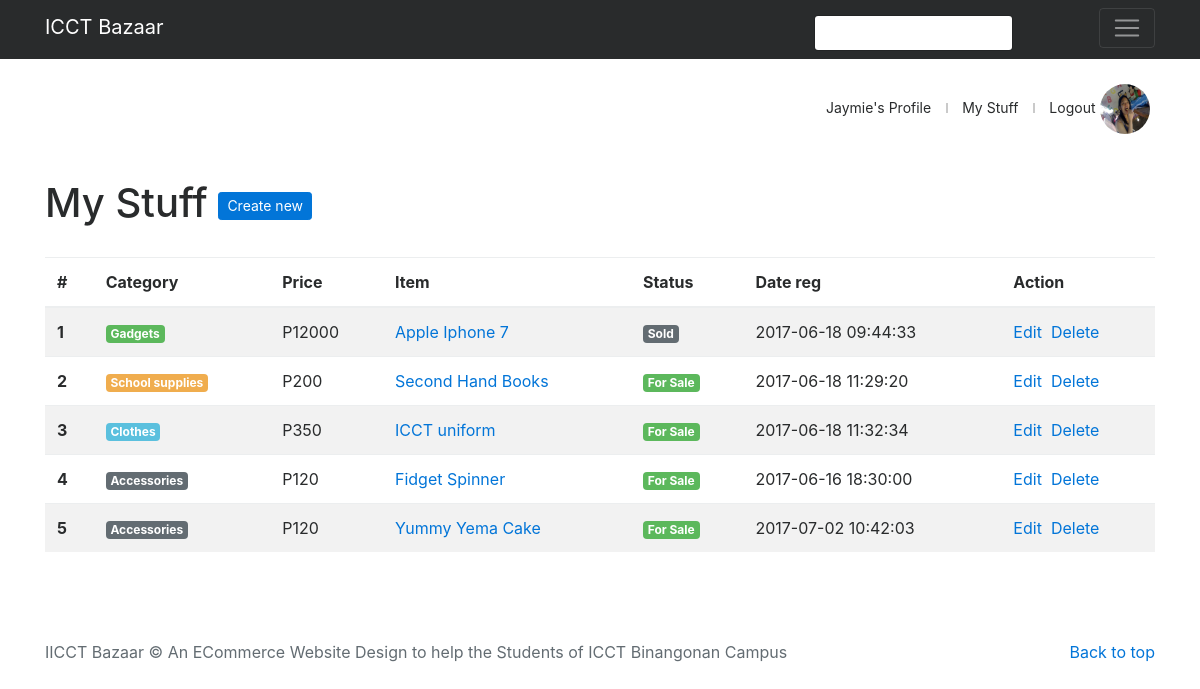
The page /mystuff.php (signed in) on the database its author committed.
### tables this page shows
CREATE TABLE `tb_site_info` (
  `id` int(11) NOT NULL,
  `title` varchar(50) NOT NULL,
  `tagline` text NOT NULL
);

CREATE TABLE `tb_items` (
  `id` int(11) NOT NULL,
  `user_id` int(11) NOT NULL,
  `item_category_id` int(11) NOT NULL,
  `name` varchar(100) NOT NULL,
  `price` double NOT NULL,
  `description` text NOT NULL,
  `date_posted` timestamp NOT NULL DEFAULT CURRENT_TIMESTAMP,
  `item_status_id` int(1) NOT NULL DEFAULT '0',
  `image_url` text NOT NULL,
  `is_active` tinyint(1) NOT NULL DEFAULT '1'
);

CREATE TABLE `tb_item_category` (
  `id` int(11) NOT NULL,
  `name` varchar(100) NOT NULL,
  `theme` text NOT NULL,
  `image_url` text NOT NULL
);

CREATE TABLE `tb_item_status` (
  `id` int(11) NOT NULL,
  `name` varchar(50) NOT NULL,
  `theme` text NOT NULL
);

### lib/meekrodb.2.3.class.php (called while the page is built, shortened)
<?php
class DB {
  protected static $mdb = null;
  public static function getMDB() {
    $mdb = DB::$mdb;
    if ($mdb === null) {
      $mdb = DB::$mdb = new MeekroDB();
    }
    $db_class_vars = get_class_vars('DB');
    return $mdb;
  }
  public static function query() { $args = func_get_args(); return call_user_func_array(array(DB::getMDB(), 'query'), $args); }
  public static function queryFirstRow() { $args = func_get_args(); return call_user_func_array(array(DB::getMDB(), 'queryFirstRow'), $args); }
  public static function queryFullColumns() { $args = func_get_args(); return call_user_func_array(array(DB::getMDB(), 'queryFullColumns'), $args); }
}
class MeekroDB {
  public $dbName = '';
  public $user = '';
  public $password = '';
  public $host = 'localhost';
  public $port = null;
  public $encoding = 'latin1';
  public $param_char = '%';
  public $named_param_seperator = '_';
  public $connect_options = array(MYSQLI_OPT_CONNECT_TIMEOUT => 30);
  public $internal_mysql = null;
  public function __construct($host=null, $user=null, $password=null, $dbName=null, $port=null, $encoding=null) {
    if ($host === null) $host = DB::$host;
    if ($user === null) $user = DB::$user;
    if ($password === null) $password = DB::$password;
    if ($dbName === null) $dbName = DB::$dbName;
    if ($port === null) $port = DB::$port;
    if ($encoding === null) $encoding = DB::$encoding;
    $this->host = $host;
    $this->user = $user;
    $this->password = $password;
    $this->dbName = $dbName;
    $this->port = $port;
    $this->encoding = $encoding;
  }
  public function get() {
    $mysql = $this->internal_mysql;
    if (!($mysql instanceof MySQLi)) {
      if (! $this->port) $this->port = ini_get('mysqli.default_port');
      $mysql = new mysqli();
      foreach ($this->connect_options as $key => $value) {
        $mysql->options($key, $value);
      }
      $mysql->set_charset($this->encoding);
      $this->internal_mysql = $mysql;
    }
    return $mysql;
  }
  protected function preparseQueryParams() {
    $args = func_get_args();
    $sql = trim(strval(array_shift($args)));
    $args_all = $args;
    if (count($args_all) == 0) return array($sql);
    $param_char_length = strlen($this->param_char);
    $named_seperator_length = strlen($this->named_param_seperator);
    $types = array(
      $this->param_char . 'll',
      $this->param_char . 'ls',
      $this->param_char . 'l',
      $this->param_char . 'li',
      $this->param_char . 'ld',
      $this->param_char . 'lb',
      $this->param_char . 'lt',
      $this->param_char . 's',
      $this->param_char . 'i',
      $this->param_char . 'd',
      $this->param_char . 'b',
      $this->param_char . 't',
      $this->param_char . '?',
      $this->param_char . 'ss'
    );
    $posList = array();
    foreach ($types as $type) {
      $lastPos = 0;
      while (($pos = strpos($sql, $type, $lastPos)) !== false) {
        $lastPos = $pos + 1;
        $posList[$pos] = $type;
      }
    }
    ksort($posList);
    $chunkyQuery = array();
    $pos_adj = 0;
    foreach ($posList as $pos => $type) {
      $type = substr($type, $param_char_length);
      $length_type = strlen($type) + $param_char_length;
      $new_pos = $pos + $pos_adj;
      $new_pos_back = $new_pos + $length_type;
      $arg_number_length = 0;
      if ($arg_number_length = strspn($sql, '0123456789', $new_pos_back)) {
        $arg_number = substr($sql, $new_pos_back, $arg_number_length);
        if (! array_key_exists($arg_number, $args_all)) $this->nonSQLError("Non existent argument reference (arg $arg_number): $sql");
        $arg = $args_all[$arg_number];
      } else {
        $arg = array_shift($args);
      }
      if ($new_pos > 0) $chunkyQuery[] = substr($sql, 0, $new_pos);
      if (is_object($arg) && ($arg instanceof WhereClause)) {
        list($clause_sql, $clause_args) = $arg->textAndArgs();
        array_unshift($clause_args, $clause_sql);
        $preparsed_sql = call_user_func_array(array($this, 'preparseQueryParams'), $clause_args);
        $chunkyQuery = array_merge($chunkyQuery, $preparsed_sql);
      } else {
        $chunkyQuery[] = array('type' => $type, 'value' => $arg);
      }
      $sql = substr($sql, $new_pos_back + $arg_number_length);
      $pos_adj -= $new_pos_back + $arg_number_length;
    }
    return $chunkyQuery;
  }
  protected function intval($var) {
    if (PHP_INT_SIZE == 8) return intval($var);
    return floor(doubleval($var));
  }
  protected function parseQueryParams() {
    $args = func_get_args();
    $chunkyQuery = call_user_func_array(array($this, 'preparseQueryParams'), $args);
    $query = '';
    $array_types = array('ls', 'li', 'ld', 'lb', 'll', 'lt');
    foreach ($chunkyQuery as $chunk) {
      if (is_string($chunk)) {
        $query .= $chunk;
        continue;
      }
      $type = $chunk['type'];
      $arg = $chunk['value'];
      $result = '';
      if ($type != '?') {
        $is_array_type = in_array($type, $array_types, true);
      }
      if ($type == 's') $result = $this->escape($arg);
      else if ($type == 'i') $result = $this->intval($arg);
      $query .= $result;
    }
    return $query;
  }
  protected function prependCall($function, $args, $prepend) { array_unshift($args, $prepend); return call_user_func_array($function, $args); }
  public function query() { $args = func_get_args(); return $this->prependCall(array($this, 'queryHelper'), $args, 'assoc'); }
  public function queryFullColumns() { $args = func_get_args(); return $this->prependCall(array($this, 'queryHelper'), $args, 'full'); }
  protected function queryHelper() {
    $args = func_get_args();
    $type = array_shift($args);
    $db = $this->get();
    $is_buffered = true;
    $row_type = 'assoc';
    $full_names = false;
    switch ($type) {
      case 'assoc':
        break;
      case 'full':
        $row_type = 'list';
        $full_names = true;
        break;
    }
    $sql = call_user_func_array(array($this, 'parseQueryParams'), $args);
    $result = $db->query($sql, $is_buffered ? MYSQLI_STORE_RESULT : MYSQLI_USE_RESULT);
    $return = array();
    if ($full_names) {
      $infos = array();
      foreach ($result->fetch_fields() as $info) {
        if (strlen($info->table)) $infos[] = $info->table . '.' . $info->name;
        else $infos[] = $info->name;
      }
    }
    while ($row = ($row_type == 'assoc' ? $result->fetch_assoc() : $result->fetch_row())) {
      if ($full_names) $row = array_combine($infos, $row);
      $return[] = $row;
    }
    return $return;
  }
  public function queryFirstRow() {
    $args = func_get_args();
    $result = call_user_func_array(array($this, 'query'), $args);
    return reset($result);
  }
}
?>

### mystuff.php (the view)
<?php
include('includes/header.php');
$user_id = $_SESSION['userdata']['id'];
$users_stuff = DB::queryFullColumns("SELECT * FROM tb_items
           LEFT JOIN tb_users
           ON tb_items.user_id = tb_users.id
           LEFT JOIN tb_item_category
           ON tb_items.item_category_id = tb_item_category.id
           LEFT JOIN tb_item_status
           ON tb_items.item_status_id = tb_item_status.id
           WHERE tb_users.id = %i ", $user_id );
?>
    <div id="main-content">
      <div class="container">
        <div class="row view-header" >
          <div class="col-sm-12">
            <h1>
              My Stuff <a href="addstuff.php" class="btn btn-sm btn-primary">Create new</a>
            </h1>
          </div>
        </div>
        <div class="row">
          <div class="col-sm-12 py-4">
            <table class="table table-striped">
            <thead>
              <tr>
                <th>#</th>
                <th>Category</th>
                <th>Price</th>
                <th>Item</th>
                <th>Status</th>
                <th>Date reg</th>
                <th>Action</th>
              </tr>
            </thead>
            <tbody>
              <?php foreach($users_stuff as $key=>$stuff) { ?>
              <tr>
                <th scope="row"><?php echo $key+1; ?></th>
                <td><span class="badge badge-<?php echo $stuff['tb_item_category.theme']; ?>"><?php echo $stuff['tb_item_category.name']; ?></span></td>
                <td>P<?php echo $stuff['tb_items.price']; ?></td>
                <td>
                  <a href="item.php?id=<?php echo $stuff['tb_items.id']; ?>">
                    <?php echo $stuff['tb_items.name']; ?>
                  </a>
                </td>
                <td><span class="badge badge-<?php echo $stuff['tb_item_status.theme']; ?>"><?php echo $stuff['tb_item_status.name']; ?></span></td>
                <td><?php echo $stuff['tb_items.date_posted']; ?></td>
                <td>
                  <a href="editstuff.php?id=<?php echo $stuff['tb_items.id']; ?>">Edit</a>&nbsp;
                  <a href="deletestuff.php?id=<?php echo $stuff['tb_items.id']; ?>">Delete</a>
                </td>
              </tr>
              <?php } ?>
            </tbody>
          </table>
          </div>
        </div>
      </div>
    </div>
  <?php include('includes/footer.php'); ?>

### includes/header.php (shortened to what this page needs)
<?php
include('lib/meekrodb.2.3.class.php');
$site_data = DB::queryFirstRow("SELECT * FROM tb_site_info");
?>
<!DOCTYPE html>
<html lang="en">
  <head>
    <link href="dist/css/bootstrap.min.css" rel="stylesheet">
    <link href="css/styles.css" rel="stylesheet">
  </head>
  <body>
    <div class="navbar navbar-inverse bg-inverse">
      <div class="container d-flex justify-content-between">
        <a href="/icct-bazaar" class="navbar-brand"><?php echo $site_data['title']; ?></a>
        <form class="navbar-form navbar-search" role="search" style="  margin-top: 7px;">
                <div class="input-group">
                    <input type="text" class="form-control">
                </div>
            </form>
        <button class="navbar-toggler" type="button" data-toggle="collapse" data-target="#navbarHeader" aria-controls="navbarHeader" aria-expanded="false" aria-label="Toggle navigation">
          <span class="navbar-toggler-icon"></span>
        </button>
      </div>
    </div>
    <div class="container">
        <div class="row">
          <div class="col-sm-12" style="text-align:right">
              <?php if(isset($_SESSION['userdata'])){ ?>
              <div id="welcome-nav" class="btn-group">
                <span class="user-main-info-wrap">
                  <a class="" href="profile.php"><?php echo $_SESSION['userdata']['fname']; ?>'s Profile</a>
                  <span class="divider"></span>
                  <a class="" href="mystuff.php">My Stuff</a>
                  <span class="divider"></span>
                  <a class="" href="logout.php">Logout</a>
                  <img class="img-circle user-avatar" src="<?php echo $_SESSION['userdata']['image_url']; ?>" />
                </span>
              </div>
              <?php }else{ ?>
              <a href="register.php" class="btn btn-primary pull-right cta-pusher" style="float: right;margin-top:2em">Start selling your stuff</a>
              <?php } ?>
          </div>
        </div>
    </div>

### css/styles.css (style rules this page uses)
.navbar { margin-bottom: 0; }
.navbar-brand { width: 60%; }
.view-header h1 { padding:2% 0 0 0 }
.user-main-info-wrap { margin:10px 0; }
.user-avatar { border-radius:50%; margin: 15px 5px 15px 0; width:60px; height:60px; }
input[type=text], input[type=password], select { font-size:14px; padding:8px; }
#welcome-nav a { font-size: 14px; color:#292b2c; }
#welcome-nav img { width: 50px; height: 50px; }
.user-main-info-wrap span.divider { display: inline-block; width: 0; height: 10px; border-left: 1px solid #cacaca; border-right: 1px solid #cacaca; margin: auto 10px; }

### rows shown on the page
tb_site_info: title "ICCT Bazaar"
tb_items: item_category.name "Gadgets", price "12000", name "Apple Iphone 7", item_status.name "Sold", date_posted "2017-06-18 09:44:33"
tb_items: item_category.name "School supplies", price "200", name "Second Hand Books", item_status.name "For Sale", date_posted "2017-06-18 11:29:20"
tb_items: item_category.name "Clothes", price "350", name "ICCT uniform", item_status.name "For Sale", date_posted "2017-06-18 11:32:34"
tb_items: item_category.name "Accessories", price "120", name "Fidget Spinner", item_status.name "For Sale", date_posted "2017-06-16 18:30:00"
tb_items: item_category.name "Accessories", price "120", name "Yummy Yema Cake", item_status.name "For Sale", date_posted "2017-07-02 10:42:03"

### other values the page prints
$_SESSION['userdata']['fname'] "Jaymie"
